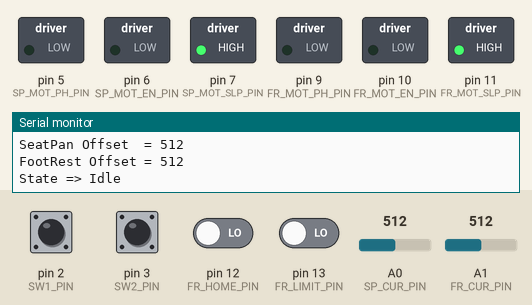
Bench run of a sketch on a simulated Arduino Pro Mini, built with avr-gcc and run on an emulated ATmega328P. On the bench: switched loads named in the sketch (green lamp = pin HIGH), the last lines printed to the serial monitor. The test bench sets the inputs (shaded band); at power-on: pin 2 (SW1_PIN), pin 3 (SW2_PIN), pin 12 (FR_HOME_PIN), pin 13 (FR_LIMIT_PIN) LOW, A0 (SP_CUR_PIN) = 512, A1 (FR_CUR_PIN) = 512.

Above: at 1.4 s.
1.5 s: pin 2 (SW1_PIN) pulled HIGH for 0.15 s
At 1.63 s:
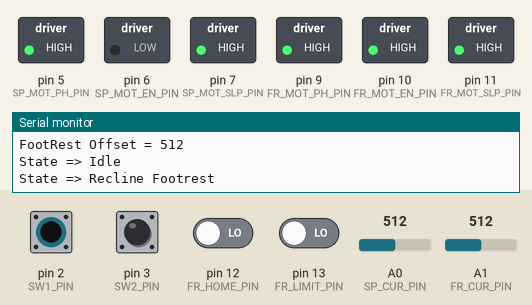
3.2 s: pin 3 (SW2_PIN) pulled HIGH for 0.15 s
At 3.33 s:
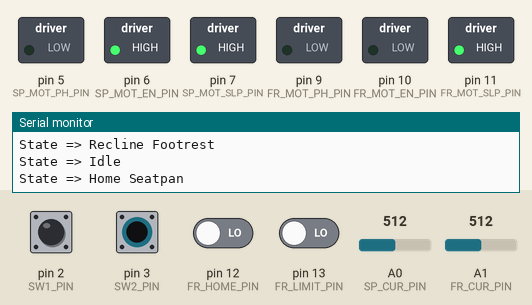
4.9 s: pin 2 (SW1_PIN) driven HIGH and pin 13 (FR_LIMIT_PIN) driven HIGH
At 6.0 s:
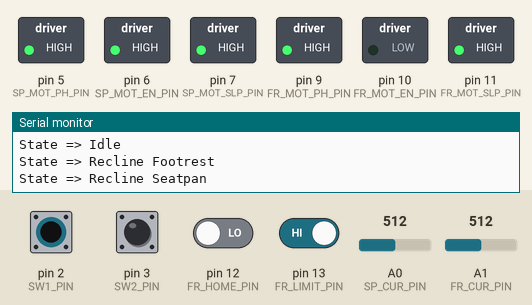
6.4 s: pin 2 (SW1_PIN) driven LOW
At 7.5 s:
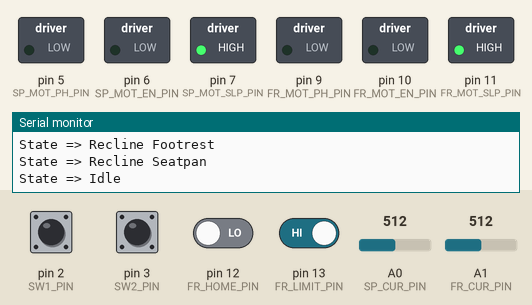
7.9 s: pin 2 (SW1_PIN) driven HIGH
At 8.3 s:
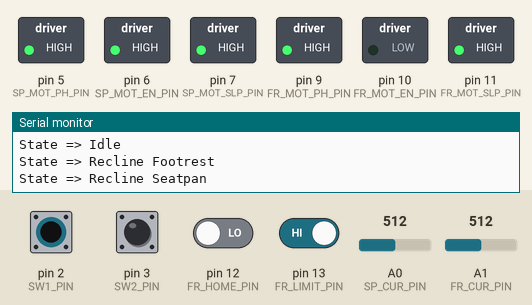
Timing chart, 0 to 10.4 s (numbered marks = the images above; inputs shaded):
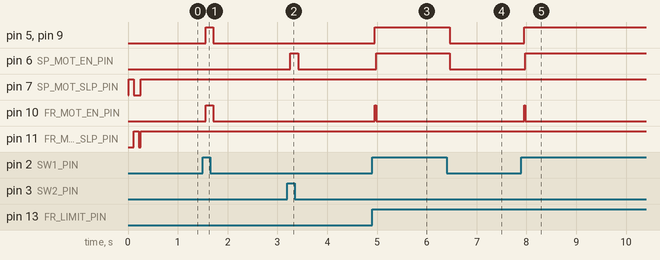

The sketch:

LovesacState2.ino
```cpp
// LovesacState2.ino
// Nottingham Spirk, October 17, 2023
//
// This sketch implements a simplified state machine.
//   no timeout monitoring
//   no input debouncing
//   no other error handling
//
// This sketch is targetted to a Adafruit Feather 328P board.
//    https://www.adafruit.com/product/3458
//    https://learn.adafruit.com/adafruit-feather-328p-atmega328-atmega328p
// Select "Arduino Pro or Pro Mini" in the boards manager.
//

// *******************************************************************
// Hardware Pins
// *******************************************************************
// #define SP_HOME_PIN     0   // input, reserved for Debug UART
// #define SP_LIMIT_PIN    1   // input, reserved for Debug UART
#define SW1_PIN         2   // input, high = closed
#define SW2_PIN         3   // input, high = closed
#define unused_4_PIN    4
#define SP_MOT_PH_PIN   5   // output
#define SP_MOT_EN_PIN   6   // output
#define SP_MOT_SLP_PIN  7   // output, low = sleep
#define FR_MOT_PH_PIN   9   // output
#define FR_MOT_EN_PIN  10   // output
#define FR_MOT_SLP_PIN 11   // output, low = sleep
#define FR_HOME_PIN    12   // input
#define FR_LIMIT_PIN   13   // input
#define SP_CUR_PIN     A0   // analog input, 1V = tbd A
#define FR_CUR_PIN     A1   // analog input
#define SW3_PIN        16   // input, high = closed
#define SW4_PIN        17   // input, high = closed

// *******************************************************************
// Constants
// *******************************************************************
#define ADC_VREF     3.3    // default AREF (V)
#define ADC_COUNT 1024.0    // 10-bit ADC
#define ADC_SAMPLES   10    // samples for average
#define MOTOR_CUR   6.25    // motor driver SO output scaling (A/V)
#define CUR_THRESH 0.020    // limit for "0" current (A)
#define CUR_OBSTR  8.500    // limit for "obstructed" current (A)
#define BAT_ADDR  0x12      // battery manager I2C address ***tbd
#define BAT_VOLT  0x34      // battery voltage register address ***tbd
#define PRESSED      1      // input switch state
#define NOT_PRESSED  0      // input switch state
#define AT_LIMIT     1      // limit position sensor state
#define NOT_AT_LIMIT 0      // limit position sensor state
#define AT_HOME      1      // home position sensor state
#define NOT_AT_HOME  0      // home position sensor state
#define PH_FWD       1      // motor driver PH input = forward
#define PH_REV       0      // motor driver PH input = reverse
#define ACTIVE       1      // motor driver nSLEEP input = active/run
#define SLEEP        0      // motor driver nSLEEP input = sleep/off
#define STATE_INIT	    0
#define STATE_IDLE	    1
#define STATE_REC_FR    2
#define STATE_REC_SP    3
#define STATE_REC_WAIT  4
#define STATE_HOME_SP   5
#define STATE_HOME_FR   6
#define STATE_HOME_WAIT 7
#define STATE_OBSTRUCT  20


// *******************************************************************
// Global Variables
// *******************************************************************
char  buf[24];        // char buffer for generating printouts
float SP_current;     // offset-corrected ADC reading scaled to current
int   SP_offset;      // ADC reading with 0 motor current
float FR_current;
int   FR_offset;
int   forward  = NOT_PRESSED;
int   reverse  = NOT_PRESSED;
int   SP_limit = NOT_AT_LIMIT;
int   FR_limit = NOT_AT_LIMIT;
int   SP_home  = NOT_AT_HOME;
int   FR_home  = NOT_AT_HOME;
int   timeout  = 0;
int   state    = STATE_INIT;


// *******************************************************************
// Function Prototypes
// *******************************************************************
void  getSeatpanOffset(void);
void  getFootrestOffset(void);
float readSeatpanCurrent(void);
float readFootrestCurrent(void);
void  readBattery(void);


// *******************************************************************
// Setup Code, runs only once
// *******************************************************************
void setup() {

  while (!Serial) { delay(10); }
  Serial.begin(115200);
  Serial.println(F("*************************************"));
  Serial.println(F("Lovesac State Machine #2"));
  Serial.println(F("Limit Switch Version"));
  Serial.print(F("Analog Samples = "));
  Serial.println(ADC_SAMPLES);
  Serial.println(__DATE__ "  Compiler Version: " __VERSION__);
  Serial.println(F("*************************************"));

  // pinMode(SP_HOME_PIN,  INPUT);
  // pinMode(SP_LIMIT_PIN, INPUT);
  pinMode(FR_HOME_PIN,  INPUT);
  pinMode(FR_LIMIT_PIN, INPUT);
  pinMode(SW1_PIN, INPUT);
  pinMode(SW2_PIN, INPUT);
  pinMode(SW3_PIN, INPUT);
  pinMode(SW4_PIN, INPUT);

  pinMode(SP_MOT_PH_PIN,  OUTPUT);
  pinMode(SP_MOT_EN_PIN,  OUTPUT);
  pinMode(SP_MOT_SLP_PIN, OUTPUT);
  pinMode(FR_MOT_PH_PIN,  OUTPUT);
  pinMode(FR_MOT_EN_PIN,  OUTPUT);
  pinMode(FR_MOT_SLP_PIN, OUTPUT);

  digitalWrite(SP_MOT_PH_PIN,  PH_REV);
  digitalWrite(SP_MOT_EN_PIN,  LOW);
  digitalWrite(SP_MOT_SLP_PIN, SLEEP);
  digitalWrite(FR_MOT_PH_PIN,  PH_REV);
  digitalWrite(FR_MOT_EN_PIN,  LOW);
  digitalWrite(FR_MOT_SLP_PIN, SLEEP);

  getSeatpanOffset();
  getFootrestOffset();

  state = STATE_INIT;

}  // setup()


// *******************************************************************
// Main Loop, continuously runs
// *******************************************************************
void loop() {

  // read the operator switches
  forward = digitalRead(SW1_PIN);
  reverse = digitalRead(SW2_PIN);

  // read the limit switches
  // SP_limit = digitalRead(SP_LIMIT_PIN);
  // SP_home  = digitalRead(SP_HOME_PIN);
  FR_limit = digitalRead(FR_LIMIT_PIN);
  FR_home  = digitalRead(FR_HOME_PIN);

  // read the motor currents
  SP_current = readSeatpanCurrent();
  FR_current = readFootrestCurrent();

  switch (state) {

    case STATE_INIT:
      digitalWrite(SP_MOT_PH_PIN, PH_REV);
      analogWrite(SP_MOT_EN_PIN,  0);
      digitalWrite(SP_MOT_SLP_PIN, SLEEP);
      digitalWrite(FR_MOT_PH_PIN, PH_REV);
      analogWrite(FR_MOT_EN_PIN,  0);
      digitalWrite(FR_MOT_SLP_PIN, SLEEP);
      state = STATE_IDLE;
      Serial.println("State => Idle");
      break;

    case STATE_IDLE:
      digitalWrite(SP_MOT_PH_PIN, PH_REV);
      analogWrite(SP_MOT_EN_PIN, 0);
      digitalWrite(SP_MOT_SLP_PIN, ACTIVE);
      digitalWrite(FR_MOT_PH_PIN, PH_REV);
      analogWrite(FR_MOT_EN_PIN, 0);
      digitalWrite(FR_MOT_SLP_PIN, ACTIVE);

      if (forward==PRESSED) {
        state = STATE_REC_FR;
        Serial.println("State => Recline Footrest");
      }
      else if (reverse==PRESSED) {
        state = STATE_HOME_SP;
        Serial.println("State => Home Seatpan");
      }
      break;

    case STATE_REC_FR:
      digitalWrite(SP_MOT_PH_PIN, PH_FWD);
      analogWrite(SP_MOT_EN_PIN, 0);
      digitalWrite(FR_MOT_PH_PIN, PH_FWD);
      analogWrite(FR_MOT_EN_PIN, 255);

      if (forward == NOT_PRESSED) {
        state = STATE_IDLE;
        Serial.println("State => Idle");
      }
      else if (FR_limit == AT_LIMIT) {
        state = STATE_REC_SP;
        Serial.println("State => Recline Seatpan");
      }
      break;

    case STATE_REC_SP:
      digitalWrite(SP_MOT_PH_PIN, PH_FWD);
      analogWrite(SP_MOT_EN_PIN, 255);
      digitalWrite(FR_MOT_PH_PIN, PH_FWD);
      analogWrite(FR_MOT_EN_PIN, 0);

      if (forward == NOT_PRESSED) {
        state = STATE_IDLE;
        Serial.println("State => Idle");
      }
      else if (SP_limit == AT_LIMIT) {
        state = STATE_REC_WAIT;
        Serial.println("State => Recline Wait");
      }
      break;

    case STATE_REC_WAIT:
      digitalWrite(SP_MOT_PH_PIN, PH_FWD);
      analogWrite(SP_MOT_EN_PIN, 0);
      digitalWrite(FR_MOT_PH_PIN, PH_FWD);
      analogWrite(FR_MOT_EN_PIN, 0);

      if (forward == NOT_PRESSED) {
        state = STATE_IDLE;
        Serial.println("State => Idle");
      }
      break;

    case STATE_HOME_SP:
      digitalWrite(SP_MOT_PH_PIN, PH_REV);
      analogWrite(SP_MOT_EN_PIN, 255);
      digitalWrite(FR_MOT_PH_PIN, PH_REV);
      analogWrite(FR_MOT_EN_PIN, 0);

      if (reverse==NOT_PRESSED) {
        state = STATE_IDLE;
        Serial.println("State => Idle");
      }
      else if (SP_home == AT_HOME) {
        state = STATE_HOME_FR;
        Serial.println("State => Home Footrest");
      }
      else if (SP_current > CUR_OBSTR) {
        state = STATE_OBSTRUCT;
        Serial.println("State => Obstruction");
      }
      break;

    case STATE_HOME_FR:
      digitalWrite(SP_MOT_PH_PIN, PH_REV);
      analogWrite(SP_MOT_EN_PIN, 0);
      digitalWrite(FR_MOT_PH_PIN, PH_REV);
      analogWrite(FR_MOT_EN_PIN, 255);

      if (reverse==NOT_PRESSED) {
        state = STATE_IDLE;
        Serial.println("State => Idle");
      }
      else if (FR_home == AT_HOME) {
        state = STATE_HOME_WAIT;
        Serial.println("State => Home Wait");
       }
      else if (FR_current > CUR_OBSTR) {
        state = STATE_OBSTRUCT;
        Serial.println("State => Obstruction");
      }
      break;

    case STATE_HOME_WAIT:
      digitalWrite(SP_MOT_PH_PIN, PH_REV);
      analogWrite(SP_MOT_EN_PIN, 0);
      digitalWrite(FR_MOT_PH_PIN, PH_REV);
      analogWrite(FR_MOT_EN_PIN, 0);

      if (reverse==NOT_PRESSED) {
        state = STATE_IDLE;
        Serial.println("State => Idle");
      }
      break;

    case STATE_OBSTRUCT:
      digitalWrite(SP_MOT_PH_PIN, PH_REV);
      analogWrite(SP_MOT_EN_PIN, 0);
      digitalWrite(FR_MOT_PH_PIN, PH_REV);
      analogWrite(FR_MOT_EN_PIN, 0);

      if ((reverse==NOT_PRESSED) & (forward == NOT_PRESSED)) {
        state = STATE_IDLE;
        Serial.println("State => Idle");
      }
      break;

    default:
      state = STATE_IDLE;
      break;

  }  // switch(state)

}  // loop()


// *******************************************************************
// Get the current measurement offset voltage for each motor
// driver.  The offset is in ADC counts and will be saved in
// global variables for later use by the measurement functions.
// Note that this must be done with the motor awake but disabled.
// *******************************************************************
void getSeatpanOffset() {

  // wake the motor driver
  digitalWrite(SP_MOT_SLP_PIN, ACTIVE);

  // take 10 readings and sum them up
  SP_offset = 0;
  for (int i = ADC_SAMPLES; i > 0; i--) {
    SP_offset += analogRead(SP_CUR_PIN);
    delay(10);
  }

  // put the motor driver back to sleep
  digitalWrite(SP_MOT_SLP_PIN, SLEEP);

  // get the average
  SP_offset /= ADC_SAMPLES;

  Serial.print(F("SeatPan Offset  = "));
  Serial.println(SP_offset);
}

void getFootrestOffset() {

  // wake the motor driver
  digitalWrite(FR_MOT_SLP_PIN, ACTIVE);

  // take 10 readings and sum them up
  FR_offset = 0;
  for (int i = ADC_SAMPLES; i > 0; i--) {
    FR_offset += analogRead(FR_CUR_PIN);
    delay(10);
  }

  // put the motor driver back to sleep
  digitalWrite(FR_MOT_SLP_PIN, SLEEP);

  // get the average
  FR_offset /= ADC_SAMPLES;

  Serial.print(F("FootRest Offset = "));
  Serial.println(FR_offset);
}


// *******************************************************************
// Read the current for each motor.  The output is offset-corrected
// and scaled to return current in Amperes.
// ADC * 1.623A/V * 3.3Vref / 1024 = 5.23mA/bit resolution
// *******************************************************************
float readSeatpanCurrent() {
  float scaled = 0.0;
  int ADCValue = 0;

  for (int i = ADC_SAMPLES; i > 0; i--) {
    ADCValue += analogRead(SP_CUR_PIN);
    delay(1);
  }

  ADCValue /= ADC_SAMPLES;          // get the average (int)
  scaled = (ADCValue - SP_offset);  // eliminate the motor driver offset
  scaled *= MOTOR_CUR;              // multiply by motor driver A/V gain
  scaled *= ADC_VREF;               // multiply by ADC full scale range
  scaled /= ADC_COUNT;              // divide by ADC resolution
  return scaled;
}

float readFootrestCurrent() {
  float scaled = 0.0;
  int ADCValue = 0;

  for (int i = ADC_SAMPLES; i > 0; i--) {
    ADCValue += analogRead(FR_CUR_PIN);
    delay(1);
  }

  ADCValue /= ADC_SAMPLES;          // get the average (int)
  scaled = (ADCValue - FR_offset);  // eliminate the motor driver offset
  scaled *= MOTOR_CUR;              // multiply by motor driver A/V gain
  scaled *= ADC_VREF;               // multiply by ADC full scale range
  scaled /= ADC_COUNT;              // divide by ADC resolution
  return scaled;
}
```

Measured:
- after the input at 1.5 s, pin 5 (SP_MOT_PH_PIN), pin 9 (FR_MOT_PH_PIN), pin 10 (FR_MOT_EN_PIN): LOW → HIGH after 0.06 s, → LOW 0.16 s later
- after the input at 3.2 s, pin 6 (SP_MOT_EN_PIN): LOW → HIGH after 0.06 s, → LOW 0.16 s later
- after the input at 4.9 s, pin 5 (SP_MOT_PH_PIN), pin 9 (FR_MOT_PH_PIN): LOW → HIGH after 0.06 s; pin 6 (SP_MOT_EN_PIN): LOW → HIGH after 0.08 s; pin 10 (FR_MOT_EN_PIN): LOW → HIGH after 0.06 s, → LOW 0.02 s later
- after the input at 6.4 s, pin 5 (SP_MOT_PH_PIN), pin 6 (SP_MOT_EN_PIN), pin 9 (FR_MOT_PH_PIN): HIGH → LOW after 0.06 s
- after the input at 7.9 s, pin 5 (SP_MOT_PH_PIN), pin 9 (FR_MOT_PH_PIN): LOW → HIGH after 0.06 s; pin 6 (SP_MOT_EN_PIN): LOW → HIGH after 0.08 s; pin 10 (FR_MOT_EN_PIN): LOW → HIGH after 0.06 s, → LOW 0.02 s later
